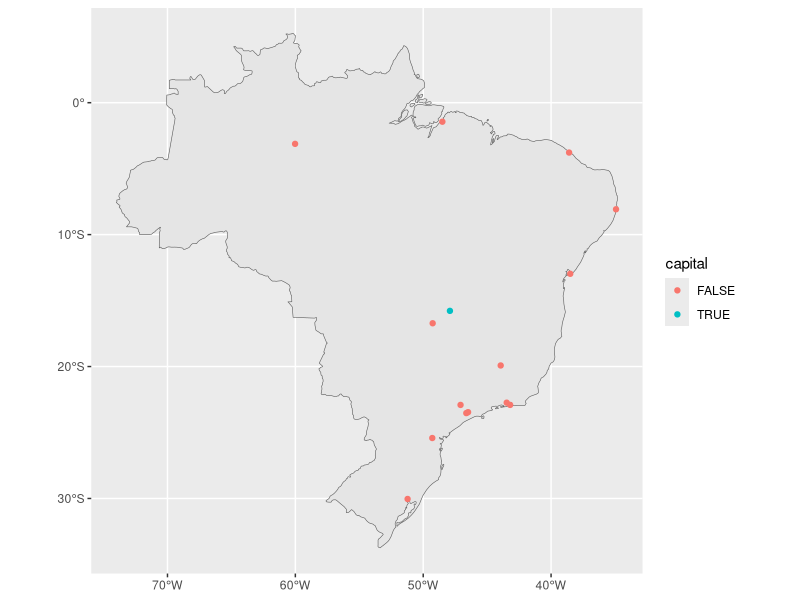

The R source for this figure:
library("tidyverse")
library("sf")
library("maps")
library("rnaturalearthdata")

brazil_cities <- world.cities %>% 
  as_tibble() %>% 
  filter(country.etc == "Brazil",
         pop > 1e6) %>% 
  st_as_sf(coords = c("long", "lat"), crs = 4326) %>% 
  mutate(capital = as.logical(capital))

brazil_sf <- countries50 %>% 
  st_as_sf() %>% 
  filter(name == "Brazil")

brazil_cities %>% 
  arrange(desc(pop)) %>% 
  ggplot() +
  geom_sf(data = brazil_sf) +
  geom_sf(data = brazil_cities,
          aes(colour = capital))
